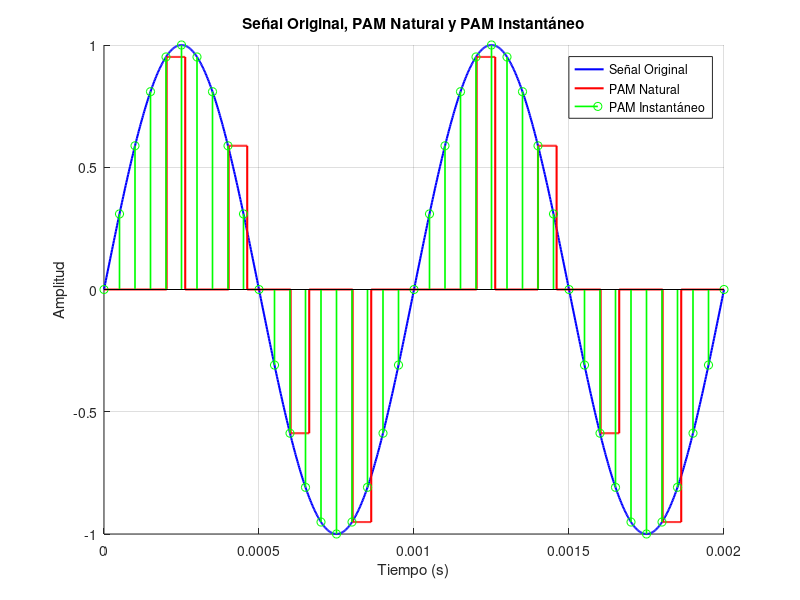

Reproduce this figure in MATLAB.
clc;
clear;
close all;

% Parámetros generales
fm = 1000;    % Frecuencia de la señal moduladora (Hz)
fs_pam = 5000; % Frecuencia de muestreo para PAM (Hz)
fs_inst = 20000; % Frecuencia de muestreo para PAM instantáneo (Hz)
d = 0.3;      % Ciclo de trabajo (tau / T) para muestreo natural

% Definición de la señal original
Tm = 1/fm;  
t = 0:Tm/500:2*Tm;  % Mayor resolución en el tiempo
x = sin(2*pi*fm*t); % Señal sinusoidal

% Muestreo de la señal PAM Natural
Ts_pam = 1/fs_pam;    % Periodo de muestreo para PAM Natural
t_pam = 0:Ts_pam:max(t); % Instantes de muestreo
x_pam = sin(2*pi*fm*t_pam); % Valores muestreados

% Construcción de la señal PAM Natural con ancho de pulso
pam_natural = zeros(size(t));
for i = 1:length(t_pam)
    idx = find(t >= t_pam(i), 1); % Encuentra el índice más cercano
    if idx + round(d * Ts_pam / (Tm/500)) - 1 <= length(t)
        pam_natural(idx:idx + round(d * Ts_pam / (Tm/500)) - 1) = x_pam(i);
    end
end

% Muestreo de la señal PAM Instantáneo
Ts_inst = 1/fs_inst;    % Periodo de muestreo para PAM Instantáneo
t_inst = 0:Ts_inst:max(t); % Instantes de muestreo
x_inst = sin(2*pi*fm*t_inst); % Valores muestreados

% Gráfica de las tres señales
figure;
hold on;
plot(t, x, 'b', 'LineWidth', 1.5); % Señal original en azul
stairs(t, pam_natural, 'r', 'LineWidth', 1.5); % PAM natural en rojo
stem(t_inst, x_inst, 'g', 'LineWidth', 1.2); % PAM instantáneo en verde

xlabel('Tiempo (s)');
ylabel('Amplitud');
title('Señal Original, PAM Natural y PAM Instantáneo');
legend('Señal Original', 'PAM Natural', 'PAM Instantáneo');
grid on;
hold off;
